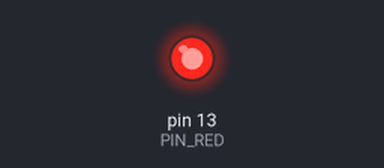
Simulated run of this sketch. Board: Arduino Uno, built with avr-gcc and run on an emulated ATmega328P. Parts: output pins drawn as LEDs (lit = HIGH).

Above: at 0.1 s.
Timing chart, 0 to 1.6 s (numbered marks = the images above):
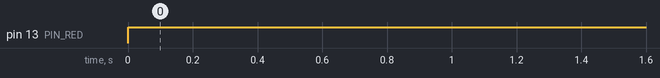

The sketch:

04_example_1.ino
```cpp
#define PIN_RED 13

void setup() {
  pinMode(PIN_RED,OUTPUT);

}

void loop() {
  digitalWrite(PIN_RED, 1);

}
```

Measured:
- by itself, pin 13 (PIN_RED): LOW → HIGH at 0.00 s
